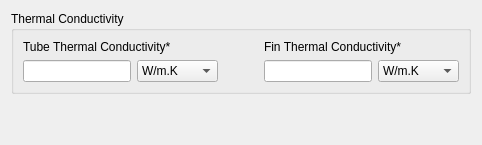
     <widget class="QWidget" name="Thermal">
      <attribute name="title">
       <string>Thermal Properties</string>
      </attribute>
      <layout class="QVBoxLayout" name="verticalLayout_33">
       <item>
        <widget class="QGroupBox" name="FinTube_circuit_thermal_group">
         <property name="title">
          <string>Thermal Conductivity</string>
         </property>
         <layout class="QHBoxLayout" name="horizontalLayout_29">
          <item>
           <layout class="QVBoxLayout" name="verticalLayout_31">
            <item>
             <widget class="QLabel" name="FinTube_circuit_tube_k_label">
              <property name="text">
               <string>Tube Thermal Conductivity*</string>
              </property>
             </widget>
            </item>
            <item>
             <layout class="QHBoxLayout" name="horizontalLayout_30">
              <item>
               <widget class="QLineEdit" name="FinTube_circuit_tube_k">
                <property name="maxLength">
                 <number>8</number>
                </property>
               </widget>
              </item>
              <item>
               <widget class="QComboBox" name="FinTube_circuit_tube_k_unit">
                <item>
                 <property name="text">
                  <string>W/m.K</string>
                 </property>
                </item>
                <item>
                 <property name="text">
                  <string>Btu/hr.ft.F</string>
                 </property>
                </item>
               </widget>
              </item>
             </layout>
            </item>
           </layout>
          </item>
          <item>
           <spacer name="horizontalSpacer_8">
            <property name="orientation">
             <enum>Qt::Horizontal</enum>
            </property>
            <property name="sizeHint" stdset="0">
             <size>
              <width>40</width>
              <height>20</height>
             </size>
            </property>
           </spacer>
          </item>
          <item>
           <layout class="QVBoxLayout" name="verticalLayout_32">
            <item>
             <widget class="QLabel" name="FinTube_circuit_fin_k_label">
              <property name="text">
               <string>Fin Thermal Conductivity*</string>
              </property>
             </widget>
            </item>
            <item>
             <layout class="QHBoxLayout" name="horizontalLayout_31">
              <item>
               <widget class="QLineEdit" name="FinTube_circuit_fin_k">
                <property name="maxLength">
                 <number>8</number>
                </property>
               </widget>
              </item>
              <item>
               <widget class="QComboBox" name="FinTube_circuit_fin_k_unit">
                <property name="enabled">
                 <bool>true</bool>
                </property>
                <item>
                 <property name="text">
                  <string>W/m.K</string>
                 </property>
                </item>
                <item>
                 <property name="text">
                  <string>Btu/hr.ft.F</string>
                 </property>
                </item>
               </widget>
              </item>
             </layout>
            </item>
           </layout>
          </item>
         </layout>
        </widget>
       </item>
       <item>
        <spacer name="verticalSpacer_9">
         <property name="orientation">
          <enum>Qt::Vertical</enum>
         </property>
         <property name="sizeHint" stdset="0">
          <size>
           <width>20</width>
           <height>40</height>
          </size>
         </property>
        </spacer>
       </item>
      </layout>
     </widget>
